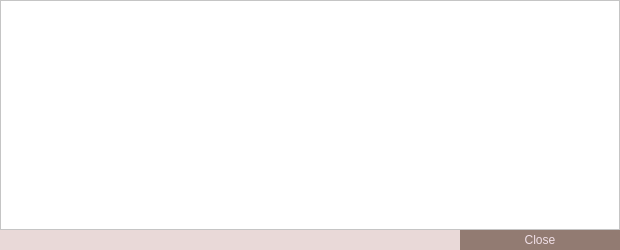
<?xml version="1.0" encoding="UTF-8"?>
<ui version="4.0">
 <class>TransactionDescDialog</class>
 <widget class="QDialog" name="TransactionDescDialog">
  <property name="geometry">
   <rect>
    <x>0</x>
    <y>0</y>
    <width>620</width>
    <height>250</height>
   </rect>
  </property>
  <property name="palette">
   <palette>
    <active>
     <colorrole role="Button">
      <brush brushstyle="SolidPattern">
       <color alpha="255">
        <red>233</red>
        <green>217</green>
        <blue>216</blue>
       </color>
      </brush>
     </colorrole>
     <colorrole role="Base">
      <brush brushstyle="SolidPattern">
       <color alpha="255">
        <red>233</red>
        <green>217</green>
        <blue>216</blue>
       </color>
      </brush>
     </colorrole>
     <colorrole role="Window">
      <brush brushstyle="SolidPattern">
       <color alpha="255">
        <red>233</red>
        <green>217</green>
        <blue>216</blue>
       </color>
      </brush>
     </colorrole>
    </active>
    <inactive>
     <colorrole role="Button">
      <brush brushstyle="SolidPattern">
       <color alpha="255">
        <red>233</red>
        <green>217</green>
        <blue>216</blue>
       </color>
      </brush>
     </colorrole>
     <colorrole role="Base">
      <brush brushstyle="SolidPattern">
       <color alpha="255">
        <red>233</red>
        <green>217</green>
        <blue>216</blue>
       </color>
      </brush>
     </colorrole>
     <colorrole role="Window">
      <brush brushstyle="SolidPattern">
       <color alpha="255">
        <red>233</red>
        <green>217</green>
        <blue>216</blue>
       </color>
      </brush>
     </colorrole>
    </inactive>
    <disabled>
     <colorrole role="Button">
      <brush brushstyle="SolidPattern">
       <color alpha="255">
        <red>233</red>
        <green>217</green>
        <blue>216</blue>
       </color>
      </brush>
     </colorrole>
     <colorrole role="Base">
      <brush brushstyle="SolidPattern">
       <color alpha="255">
        <red>233</red>
        <green>217</green>
        <blue>216</blue>
       </color>
      </brush>
     </colorrole>
     <colorrole role="Window">
      <brush brushstyle="SolidPattern">
       <color alpha="255">
        <red>233</red>
        <green>217</green>
        <blue>216</blue>
       </color>
      </brush>
     </colorrole>
    </disabled>
   </palette>
  </property>
  <property name="windowTitle">
   <string>Transaction details</string>
  </property>
  <property name="styleSheet">
   <string notr="true">* {
    font-family:&quot;Finger Paint&quot;;
}</string>
  </property>
  <layout class="QVBoxLayout" name="verticalLayout">
   <property name="spacing">
    <number>0</number>
   </property>
   <property name="leftMargin">
    <number>0</number>
   </property>
   <property name="topMargin">
    <number>0</number>
   </property>
   <property name="rightMargin">
    <number>0</number>
   </property>
   <property name="bottomMargin">
    <number>0</number>
   </property>
   <item>
    <widget class="QTextEdit" name="detailText">
     <property name="palette">
      <palette>
       <active>
        <colorrole role="Base">
         <brush brushstyle="SolidPattern">
          <color alpha="255">
           <red>255</red>
           <green>255</green>
           <blue>255</blue>
          </color>
         </brush>
        </colorrole>
        <colorrole role="Window">
         <brush brushstyle="SolidPattern">
          <color alpha="255">
           <red>255</red>
           <green>255</green>
           <blue>255</blue>
          </color>
         </brush>
        </colorrole>
       </active>
       <inactive>
        <colorrole role="Base">
         <brush brushstyle="SolidPattern">
          <color alpha="255">
           <red>255</red>
           <green>255</green>
           <blue>255</blue>
          </color>
         </brush>
        </colorrole>
        <colorrole role="Window">
         <brush brushstyle="SolidPattern">
          <color alpha="255">
           <red>255</red>
           <green>255</green>
           <blue>255</blue>
          </color>
         </brush>
        </colorrole>
       </inactive>
       <disabled>
        <colorrole role="Base">
         <brush brushstyle="SolidPattern">
          <color alpha="255">
           <red>255</red>
           <green>255</green>
           <blue>255</blue>
          </color>
         </brush>
        </colorrole>
        <colorrole role="Window">
         <brush brushstyle="SolidPattern">
          <color alpha="255">
           <red>255</red>
           <green>255</green>
           <blue>255</blue>
          </color>
         </brush>
        </colorrole>
       </disabled>
      </palette>
     </property>
     <property name="toolTip">
      <string>This pane shows a detailed description of the transaction</string>
     </property>
     <property name="readOnly">
      <bool>true</bool>
     </property>
    </widget>
   </item>
   <item>
    <widget class="QDialogButtonBox" name="buttonBox">
     <property name="styleSheet">
      <string notr="true">QPushButton {
	background-color: #927b72;
	color: #f0dfe7;
	border: 0px solid gray;
	max-height: 20px;
	min-height: 20px;
	max-width: 160px;
	min-width: 160px;
}

QPushButton:hover {
	background-color: #32b4f0;
}

QPushButton:pressed:flat {
	background-color: #00a3de;
}</string>
     </property>
     <property name="orientation">
      <enum>Qt::Horizontal</enum>
     </property>
     <property name="standardButtons">
      <set>QDialogButtonBox::Close</set>
     </property>
    </widget>
   </item>
  </layout>
 </widget>
 <resources/>
 <connections>
  <connection>
   <sender>buttonBox</sender>
   <signal>accepted()</signal>
   <receiver>TransactionDescDialog</receiver>
   <slot>accept()</slot>
   <hints>
    <hint type="sourcelabel">
     <x>248</x>
     <y>254</y>
    </hint>
    <hint type="destinationlabel">
     <x>157</x>
     <y>274</y>
    </hint>
   </hints>
  </connection>
  <connection>
   <sender>buttonBox</sender>
   <signal>rejected()</signal>
   <receiver>TransactionDescDialog</receiver>
   <slot>reject()</slot>
   <hints>
    <hint type="sourcelabel">
     <x>316</x>
     <y>260</y>
    </hint>
    <hint type="destinationlabel">
     <x>286</x>
     <y>274</y>
    </hint>
   </hints>
  </connection>
 </connections>
</ui>
